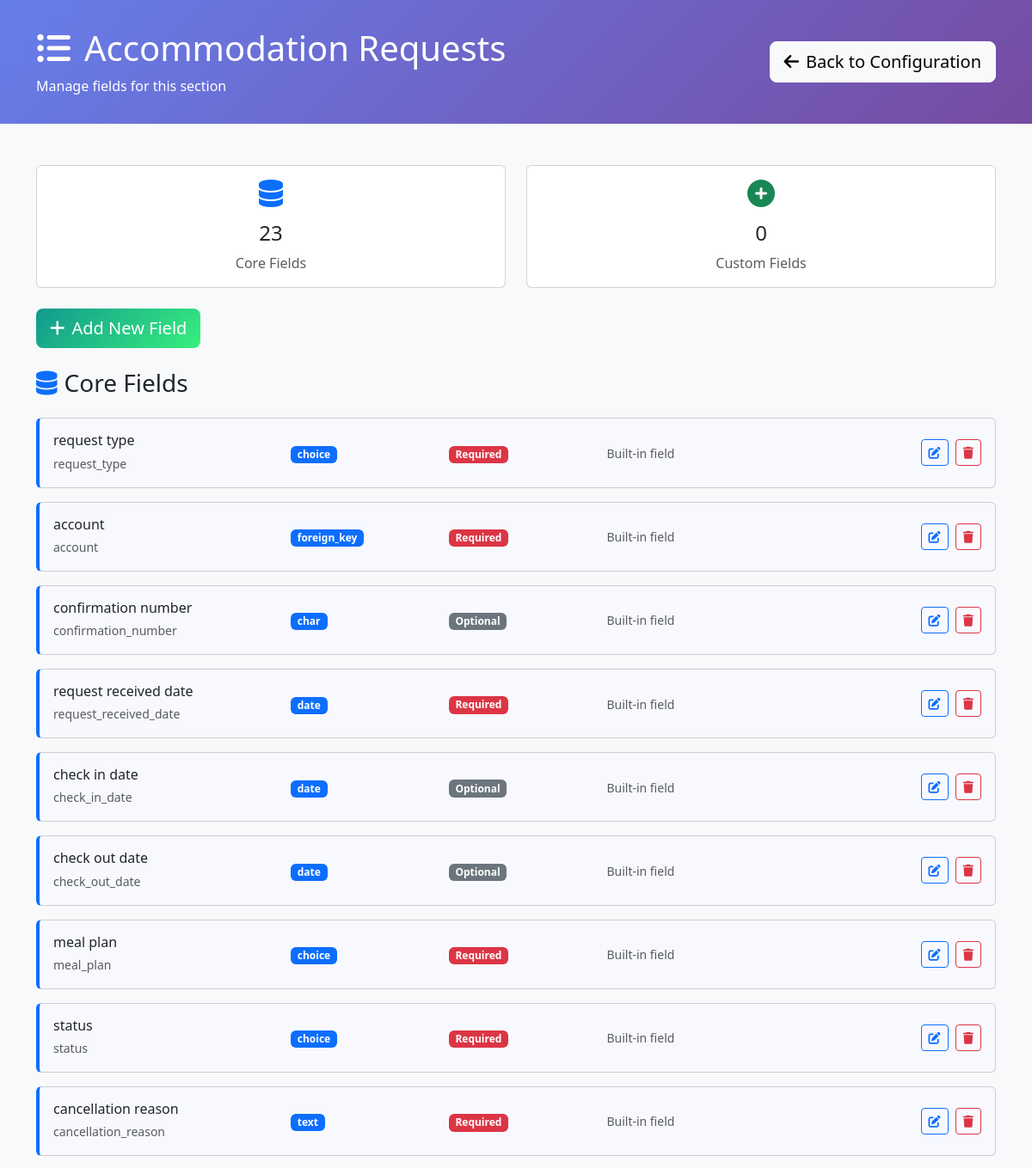
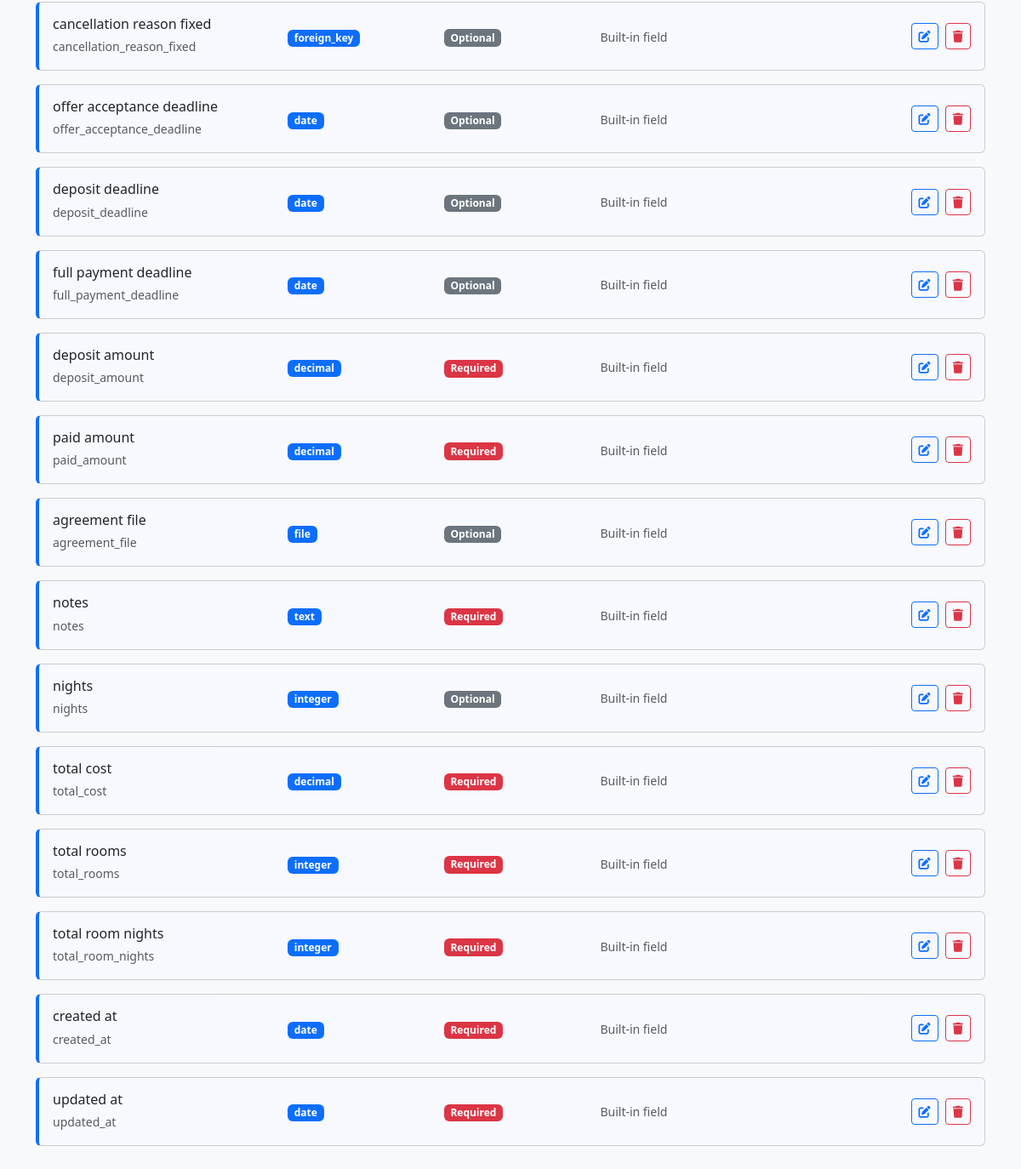
/configuration/section/12/ (signed in), run on the app's committed database (2 pictures, top to bottom).
### requests/models.py (models this page shows, shortened)
class DynamicSection(models.Model):
    name = models.CharField(max_length=255, unique=True, help_text="Internal section name")
    display_name = models.CharField(max_length=255, help_text="Display name shown to users")
    description = models.TextField(blank=True, help_text="Description of this section's purpose")
    order = models.IntegerField(default=100, help_text="Display order")
    is_core_section = models.BooleanField(default=False, help_text="True if this represents an existing admin model")
    source_model = models.CharField(max_length=255, blank=True, help_text="Full model name (e.g. 'accounts.Account') for core sections")
    created_at = models.DateTimeField(auto_now_add=True)
    updated_at = models.DateTimeField(auto_now=True)
    class Meta:
        verbose_name = "Dynamic Section"
        verbose_name_plural = "Dynamic Sections"
        ordering = ['is_core_section', 'order', 'name']

class DynamicField(models.Model):
    FIELD_TYPES = [
        ('char', 'Text (Short)'),
        ('text', 'Text (Long)'),
        ('email', 'Email'),
        ('url', 'URL'),
        ('slug', 'Slug'),
        ('integer', 'Integer'),
        ('decimal', 'Decimal'),
        ('float', 'Float'),
        ('date', 'Date'),
        ('datetime', 'Date & Time'),
        ('time', 'Time'),
        ('boolean', 'Checkbox (Yes/No)'),
        ('choice', 'Dropdown (Single Choice)'),
        ('multiple_choice', 'Multiple Choice'),
        ('file', 'File Upload'),
        ('image', 'Image Upload'),
        ('foreign_key', 'Link to Another Model'),
        ('many_to_many', 'Multiple Links'),
        ('json', 'JSON Data'),
    ]
    model = models.ForeignKey(DynamicModel, on_delete=models.CASCADE, related_name='fields', null=True, blank=True)
    section = models.ForeignKey(DynamicSection, on_delete=models.CASCADE, related_name='fields', null=True, blank=True)
    name = models.CharField(max_length=100, help_text="Field name in database (lowercase, underscores)")
    display_name = models.CharField(max_length=100, help_text="Label shown in forms")
    field_type = models.CharField(max_length=20, choices=FIELD_TYPES)
    is_core_field = models.BooleanField(default=False, help_text="True if this represents an existing model field")
    CORE_MODE_CHOICES = [
        ('override', 'Override Existing Field'),
        ('create', 'Create New Core Field'),
    ]
    STORAGE_CHOICES = [
        ('model_field', 'Store in Model Field'),
        ('value_store', 'Store in DynamicFieldValue'),
    ]
    core_mode = models.CharField(
        max_length=20,
        choices=CORE_MODE_CHOICES,
        default='override',
        help_text="Whether to override existing field or create new one"
    )
    model_field_name = models.CharField(
        max_length=100,
        blank=True,
        help_text="Name of existing model field to override (required for override mode)"
    )
    storage = models.CharField(
        max_length=20,
        choices=STORAGE_CHOICES,
        default='value_store',
        help_text="Where to store field values"
    )
    required = models.BooleanField(default=False)
    default_value = models.TextField(blank=True, help_text="Default value (JSON format for complex types)")
    help_text = models.CharField(max_length=200, blank=True)
    max_length = models.PositiveIntegerField(null=True, blank=True, help_text="For text fields")
    max_digits = models.PositiveIntegerField(null=True, blank=True, help_text="For decimal fields")
    decimal_places = models.PositiveIntegerField(null=True, blank=True, help_text="For decimal fields")
    choices = models.JSONField(default=dict, help_text="For choice fields: {'value': 'display_name'}")
    related_model = models.CharField(max_length=100, blank=True, help_text="Model to link to (app.Model)")
    section_name = models.CharField(max_length=100, default='General', help_text="Form section name for grouping (legacy field)")
    order = models.PositiveIntegerField(default=0, help_text="Order within section")
    is_active = models.BooleanField(default=True, help_text="Whether field is shown in forms")
    created_at = models.DateTimeField(auto_now_add=True)
    updated_at = models.DateTimeField(auto_now=True)
    class Meta:
        verbose_name = "Dynamic Field"
        verbose_name_plural = "Dynamic Fields"
        ordering = ['model', 'section', 'section_name', 'order']

### requests/configuration_views.py (the view, shortened to what this page needs)
# urls.py: path('section/<int:section_id>/', configuration_views.section_fields, name='section_fields'),
@staff_member_required
def section_fields(request, section_id):
    from requests.models import DynamicSection
    is_legacy_dynamic = request.GET.get('dynamic') == 'true'
    if is_legacy_dynamic:
        dynamic_model = get_object_or_404(DynamicModel, id=section_id)
        model_name = f"{dynamic_model.app_label}.{dynamic_model.name}"
        display_name = dynamic_model.display_name
        fields = DynamicField.objects.filter(
            model=dynamic_model,
            is_active=True
        ).order_by('section_name', 'order')
        section_type = 'legacy'
        model_fields = []  # Legacy models don't have core model fields
    else:
        section = get_object_or_404(DynamicSection, id=section_id)
        model_name = section.name
        display_name = section.display_name
        section_type = 'core' if section.is_core_section else 'custom'
        fields = section.fields.filter(is_active=True).order_by('order')
        if section.is_core_section:
            model_fields = []
            core_fields = fields.filter(is_core_field=True)
            for field in core_fields:
                choices_obj = {}
                try:
                    if field.choices and field.choices != '{}':
                        if isinstance(field.choices, dict):
                            choices_obj = field.choices
                        else:
                            choices_obj = json.loads(field.choices)
                except (json.JSONDecodeError, ValueError):
                    choices_obj = {}
                model_fields.append({
                    'id': field.id,
                    'name': field.name,
                    'display_name': field.display_name,
                    'field_type': field.field_type,
                    'required': field.required,
                    'is_model_field': True,
                    'is_core_field': True,
                    'choices': choices_obj,  # Pass Python dict for json_script filter
                    'choices_script_id': f'choices-{field.id}'  # Pre-computed script ID
                })
        else:
            model_fields = []
    dynamic_fields = []
    for field in fields:
        if section_type == 'core' and field.is_core_field:
            continue
    context = {
        'section_id': section_id,
        'section_name': model_name,
        'display_name': display_name,
        'section_type': section_type,
        'source_model': getattr(section, 'source_model', '') if not is_legacy_dynamic else '',
        'model_fields': model_fields,
        'dynamic_fields': dynamic_fields,
        'all_fields': model_fields + dynamic_fields,
        'is_legacy_dynamic': is_legacy_dynamic,
        'is_core_section': section_type == 'core',
        'is_custom_section': section_type == 'custom'
    }
    return render(request, 'configuration/section_fields.html', context)

### requests/templates/configuration/section_fields.html (shortened to what this page needs)
<!DOCTYPE html>
<html lang="en">
<head>
    <link href="https://cdn.jsdelivr.net/npm/bootstrap@5.3.0/dist/css/bootstrap.min.css" rel="stylesheet">
    <link href="https://cdnjs.cloudflare.com/ajax/libs/font-awesome/6.0.0/css/all.min.css" rel="stylesheet">
</head>
<body class="bg-light">
    <div class="config-header">
        <div class="container">
            <div class="row align-items-center">
                <div class="col-md-8">
                    <h1 class="mb-2">
                        <i class="fas fa-list-ul me-3"></i>{{ display_name }}
                    </h1>
                    <p class="mb-0 opacity-90">
                        Manage fields for this section
                    </p>
                </div>
                <div class="col-md-4 text-end">
                    <a href="{% url 'configuration:dashboard' %}" class="btn btn-light btn-lg">
                        <i class="fas fa-arrow-left me-2"></i>Back to Configuration
                    </a>
                </div>
            </div>
        </div>
    </div>
    <div class="container my-5">
        <div class="row mb-4">
            <div class="col-md-6">
                <div class="card text-center">
                    <div class="card-body">
                        <i class="fas fa-database fa-2x text-primary mb-3"></i>
                        <h4>{{ model_fields|length }}</h4>
                        <p class="text-muted mb-0">Core Fields</p>
                    </div>
                </div>
            </div>
            <div class="col-md-6">
                <div class="card text-center">
                    <div class="card-body">
                        <i class="fas fa-plus-circle fa-2x text-success mb-3"></i>
                        <h4>{{ dynamic_fields|length }}</h4>
                        <p class="text-muted mb-0">Custom Fields</p>
                    </div>
                </div>
            </div>
        </div>
        <div class="row mb-4">
            <div class="col-12">
                <button class="btn btn-add-field btn-lg" onclick="showAddFieldModal()">
                    <i class="fas fa-plus me-2"></i>Add New Field
                </button>
            </div>
        </div>
        {% if model_fields %}
        <div class="row">
            <div class="col-12">
                <h3 class="mb-4">
                    <i class="fas fa-database me-2 text-primary"></i>Core Fields
                </h3>
                {% for field in model_fields %}
                <div class="card field-card model-field mb-3" data-field-id="{{ field.id }}">
                    <div class="card-body">
                        <div class="row align-items-center">
                            <div class="col-md-3">
                                <h6 class="mb-1 field-title">{{ field.display_name }}</h6>
                                <small class="text-muted">{{ field.name }}</small>
                            </div>
                            <div class="col-md-2">
                                <span class="badge bg-primary field-type-badge" data-type="{{ field.field_type }}">{{ field.field_type }}</span>
                            </div>
                            <div class="col-md-2">
                                {% if field.required %}
                                <span class="badge bg-danger">Required</span>
                                {% else %}
                                <span class="badge bg-secondary">Optional</span>
                                {% endif %}
                            </div>
                            <div class="col-md-3">
                                <small class="text-muted">Built-in field</small>
                            </div>
                            <div class="col-md-2 text-end">
                                <button class="btn btn-outline-primary btn-sm me-1"
                                        onclick="editField({{ field.id }}, 'model')">
                                    <i class="fas fa-edit"></i>
                                </button>
                                <button class="btn btn-outline-danger btn-sm"
                                        onclick="deleteField({{ field.id }}, '{{ field.display_name }}')">
                                    <i class="fas fa-trash"></i>
                                </button>
                            </div>
                        </div>
                    </div>
                </div>
                {% endfor %}
            </div>
        </div>
        {% endif %}
    </div>
</body>
</html>

### requests/templates/configuration/section_fields.html (style rules this page uses)
.config-header { background: linear-gradient(135deg, #667eea 0%, #764ba2 100%); color: white; padding: 2rem 0; }
.field-card { transition: all 0.3s ease; border-left: 4px solid #dee2e6; }
.field-card.model-field { border-left-color: #0d6efd; background-color: #f8f9ff; }
.field-type-badge { font-size: 0.75rem; padding: 0.25rem 0.5rem; }
.btn-add-field { background: linear-gradient(135deg, #11998e 0%, #38ef7d 100%); border: none; color: white; }

### data on the page
DynamicSection: display_name "Accommodation Requests"
DynamicField: display_name "request type", name "request_type", field_type "choice"
DynamicField: display_name "account", name "account", field_type "foreign_key"
DynamicField: display_name "confirmation number", name "confirmation_number", field_type "char"
DynamicField: display_name "request received date", name "request_received_date", field_type "date"
DynamicField: display_name "check in date", name "check_in_date", field_type "date"
DynamicField: display_name "check out date", name "check_out_date", field_type "date"
DynamicField: display_name "meal plan", name "meal_plan", field_type "choice"
DynamicField: display_name "status", name "status", field_type "choice"
DynamicField: display_name "cancellation reason", name "cancellation_reason", field_type "text"
DynamicField: display_name "cancellation reason fixed", name "cancellation_reason_fixed", field_type "foreign_key"
DynamicField: display_name "offer acceptance deadline", name "offer_acceptance_deadline", field_type "date"
DynamicField: display_name "deposit deadline", name "deposit_deadline", field_type "date"
DynamicField: display_name "full payment deadline", name "full_payment_deadline", field_type "date"
DynamicField: display_name "deposit amount", name "deposit_amount", field_type "decimal"
DynamicField: display_name "paid amount", name "paid_amount", field_type "decimal"
DynamicField: display_name "agreement file", name "agreement_file", field_type "file"
DynamicField: display_name "notes", name "notes", field_type "text"
DynamicField: display_name "nights", name "nights", field_type "integer"
DynamicField: display_name "total cost", name "total_cost", field_type "decimal"
DynamicField: display_name "total rooms", name "total_rooms", field_type "integer"
DynamicField: display_name "total room nights", name "total_room_nights", field_type "integer"
DynamicField: display_name "created at", name "created_at", field_type "date"
DynamicField: display_name "updated at", name "updated_at", field_type "date"

### other printed values
{{ model_fields|length }} "23"
{{ dynamic_fields|length }} "0"
